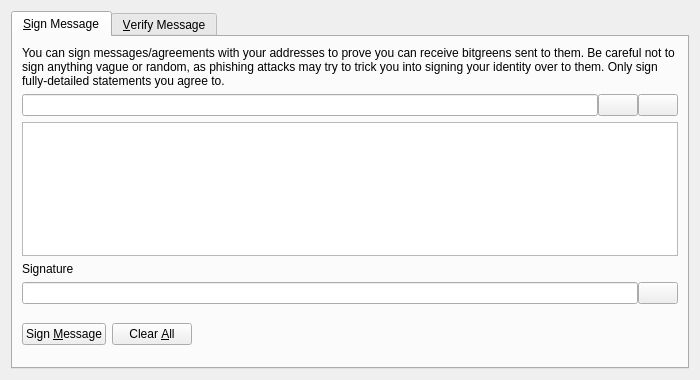
<?xml version="1.0" encoding="UTF-8"?>
<ui version="4.0">
 <class>SignVerifyMessageDialog</class>
 <widget class="QDialog" name="SignVerifyMessageDialog">
  <property name="geometry">
   <rect>
    <x>0</x>
    <y>0</y>
    <width>700</width>
    <height>380</height>
   </rect>
  </property>
  <property name="windowTitle">
   <string>Signatures - Sign / Verify a Message</string>
  </property>
  <property name="modal">
   <bool>true</bool>
  </property>
  <layout class="QVBoxLayout" name="verticalLayout">
   <item>
    <widget class="QTabWidget" name="tabWidget">
     <property name="currentIndex">
      <number>0</number>
     </property>
     <widget class="QWidget" name="tabSignMessage">
      <attribute name="title">
       <string>&amp;Sign Message</string>
      </attribute>
      <layout class="QVBoxLayout" name="verticalLayout_SM">
       <item>
        <widget class="QLabel" name="infoLabel_SM">
         <property name="text">
          <string>You can sign messages/agreements with your addresses to prove you can receive bitgreens sent to them. Be careful not to sign anything vague or random, as phishing attacks may try to trick you into signing your identity over to them. Only sign fully-detailed statements you agree to.</string>
         </property>
         <property name="textFormat">
          <enum>Qt::PlainText</enum>
         </property>
         <property name="wordWrap">
          <bool>true</bool>
         </property>
        </widget>
       </item>
       <item>
        <layout class="QHBoxLayout" name="horizontalLayout_1_SM">
         <property name="spacing">
          <number>0</number>
         </property>
         <item>
          <widget class="QValidatedLineEdit" name="addressIn_SM">
           <property name="toolTip">
            <string>The Bitgreen address to sign the message with</string>
           </property>
          </widget>
         </item>
         <item>
          <widget class="QPushButton" name="addressBookButton_SM">
           <property name="toolTip">
            <string>Choose previously used address</string>
           </property>
           <property name="text">
            <string/>
           </property>
           <property name="icon">
            <iconset resource="../bitgreen.qrc">
             <normaloff>:/icons/address-book</normaloff>:/icons/address-book</iconset>
           </property>
           <property name="icon">
            <iconset resource="../bitgreen.qrc">
             <normaloff>:/icons/address-book</normaloff>:/icons/address-book</iconset>
           </property>
           <property name="shortcut">
            <string>Alt+A</string>
           </property>
           <property name="autoDefault">
            <bool>false</bool>
           </property>
          </widget>
         </item>
         <item>
          <widget class="QPushButton" name="pasteButton_SM">
           <property name="toolTip">
            <string>Paste address from clipboard</string>
           </property>
           <property name="text">
            <string/>
           </property>
           <property name="icon">
            <iconset resource="../bitgreen.qrc">
             <normaloff>:/icons/editpaste</normaloff>:/icons/editpaste</iconset>
           </property>
           <property name="icon">
            <iconset resource="../bitgreen.qrc">
             <normaloff>:/icons/editpaste</normaloff>:/icons/editpaste</iconset>
           </property>
           <property name="shortcut">
            <string>Alt+P</string>
           </property>
           <property name="autoDefault">
            <bool>false</bool>
           </property>
          </widget>
         </item>
        </layout>
       </item>
       <item>
        <widget class="QPlainTextEdit" name="messageIn_SM">
         <property name="toolTip">
          <string>Enter the message you want to sign here</string>
         </property>
        </widget>
       </item>
       <item>
        <widget class="QLabel" name="signatureLabel_SM">
         <property name="text">
          <string>Signature</string>
         </property>
         <property name="textFormat">
          <enum>Qt::PlainText</enum>
         </property>
        </widget>
       </item>
       <item>
        <layout class="QHBoxLayout" name="horizontalLayout_2_SM">
         <property name="spacing">
          <number>0</number>
         </property>
         <item>
          <widget class="QLineEdit" name="signatureOut_SM">
           <property name="font">
            <font>
             <italic>true</italic>
            </font>
           </property>
           <property name="readOnly">
            <bool>true</bool>
           </property>
          </widget>
         </item>
         <item>
          <widget class="QPushButton" name="copySignatureButton_SM">
           <property name="toolTip">
            <string>Copy the current signature to the system clipboard</string>
           </property>
           <property name="text">
            <string/>
           </property>
           <property name="icon">
            <iconset resource="../bitgreen.qrc">
             <normaloff>:/icons/editcopy</normaloff>:/icons/editcopy</iconset>
           </property>
           <property name="icon">
            <iconset resource="../bitgreen.qrc">
             <normaloff>:/icons/editcopy</normaloff>:/icons/editcopy</iconset>
           </property>
           <property name="autoDefault">
            <bool>false</bool>
           </property>
          </widget>
         </item>
        </layout>
       </item>
       <item>
        <layout class="QHBoxLayout" name="horizontalLayout_3_SM">
         <item>
          <widget class="QPushButton" name="signMessageButton_SM">
           <property name="toolTip">
            <string>Sign the message to prove you own this Bitgreen address</string>
           </property>
           <property name="text">
            <string>Sign &amp;Message</string>
           </property>
           <property name="icon">
            <iconset resource="../bitgreen.qrc">
             <normaloff>:/icons/edit</normaloff>:/icons/edit</iconset>
           </property>
           <property name="icon">
            <iconset resource="../bitgreen.qrc">
             <normaloff>:/icons/edit</normaloff>:/icons/edit</iconset>
           </property>
           <property name="autoDefault">
            <bool>false</bool>
           </property>
          </widget>
         </item>
         <item>
          <widget class="QPushButton" name="clearButton_SM">
           <property name="toolTip">
            <string>Reset all sign message fields</string>
           </property>
           <property name="text">
            <string>Clear &amp;All</string>
           </property>
           <property name="icon">
            <iconset resource="../bitgreen.qrc">
             <normaloff>:/icons/remove</normaloff>:/icons/remove</iconset>
           </property>
           <property name="icon">
            <iconset resource="../bitgreen.qrc">
             <normaloff>:/icons/remove</normaloff>:/icons/remove</iconset>
           </property>
           <property name="autoDefault">
            <bool>false</bool>
           </property>
          </widget>
         </item>
         <item>
          <spacer name="horizontalSpacer_1_SM">
           <property name="orientation">
            <enum>Qt::Horizontal</enum>
           </property>
           <property name="sizeHint" stdset="0">
            <size>
             <width>40</width>
             <height>48</height>
            </size>
           </property>
          </spacer>
         </item>
         <item>
          <widget class="QLabel" name="statusLabel_SM">
           <property name="font">
            <font>
             <weight>75</weight>
             <bold>true</bold>
            </font>
           </property>
           <property name="text">
            <string/>
           </property>
           <property name="wordWrap">
            <bool>true</bool>
           </property>
          </widget>
         </item>
         <item>
          <spacer name="horizontalSpacer_2_SM">
           <property name="orientation">
            <enum>Qt::Horizontal</enum>
           </property>
           <property name="sizeHint" stdset="0">
            <size>
             <width>40</width>
             <height>48</height>
            </size>
           </property>
          </spacer>
         </item>
        </layout>
       </item>
      </layout>
     </widget>
     <widget class="QWidget" name="tabVerifyMessage">
      <attribute name="title">
       <string>&amp;Verify Message</string>
      </attribute>
      <layout class="QVBoxLayout" name="verticalLayout_VM">
       <item>
        <widget class="QLabel" name="infoLabel_VM">
         <property name="text">
          <string>Enter the receiver's address, message (ensure you copy line breaks, spaces, tabs, etc. exactly) and signature below to verify the message. Be careful not to read more into the signature than what is in the signed message itself, to avoid being tricked by a man-in-the-middle attack. Note that this only proves the signing party receives with the address, it cannot prove sendership of any transaction!</string>
         </property>
         <property name="textFormat">
          <enum>Qt::PlainText</enum>
         </property>
         <property name="alignment">
          <set>Qt::AlignLeading|Qt::AlignLeft|Qt::AlignTop</set>
         </property>
         <property name="wordWrap">
          <bool>true</bool>
         </property>
        </widget>
       </item>
       <item>
        <layout class="QHBoxLayout" name="horizontalLayout_1_VM">
         <property name="spacing">
          <number>0</number>
         </property>
         <item>
          <widget class="QValidatedLineEdit" name="addressIn_VM">
           <property name="toolTip">
            <string>The Bitgreen address the message was signed with</string>
           </property>
          </widget>
         </item>
         <item>
          <widget class="QPushButton" name="addressBookButton_VM">
           <property name="toolTip">
            <string>Choose previously used address</string>
           </property>
           <property name="text">
            <string/>
           </property>
           <property name="icon">
            <iconset resource="../bitgreen.qrc">
             <normaloff>:/icons/address-book</normaloff>:/icons/address-book</iconset>
           </property>
           <property name="icon">
            <iconset resource="../bitgreen.qrc">
             <normaloff>:/icons/address-book</normaloff>:/icons/address-book</iconset>
           </property>
           <property name="shortcut">
            <string>Alt+A</string>
           </property>
           <property name="autoDefault">
            <bool>false</bool>
           </property>
          </widget>
         </item>
        </layout>
       </item>
       <item>
        <widget class="QPlainTextEdit" name="messageIn_VM"/>
       </item>
       <item>
        <widget class="QValidatedLineEdit" name="signatureIn_VM"/>
       </item>
       <item>
        <layout class="QHBoxLayout" name="horizontalLayout_2_VM">
         <item>
          <widget class="QPushButton" name="verifyMessageButton_VM">
           <property name="toolTip">
            <string>Verify the message to ensure it was signed with the specified Bitgreen address</string>
           </property>
           <property name="text">
            <string>Verify &amp;Message</string>
           </property>
           <property name="icon">
            <iconset resource="../bitgreen.qrc">
             <normaloff>:/icons/transaction_0</normaloff>:/icons/transaction_0</iconset>
           </property>
           <property name="icon">
            <iconset resource="../bitgreen.qrc">
             <normaloff>:/icons/transaction_0</normaloff>:/icons/transaction_0</iconset>
           </property>
           <property name="autoDefault">
            <bool>false</bool>
           </property>
          </widget>
         </item>
         <item>
          <widget class="QPushButton" name="clearButton_VM">
           <property name="toolTip">
            <string>Reset all verify message fields</string>
           </property>
           <property name="text">
            <string>Clear &amp;All</string>
           </property>
           <property name="icon">
            <iconset resource="../bitgreen.qrc">
             <normaloff>:/icons/remove</normaloff>:/icons/remove</iconset>
           </property>
           <property name="icon">
            <iconset resource="../bitgreen.qrc">
             <normaloff>:/icons/remove</normaloff>:/icons/remove</iconset>
           </property>
           <property name="autoDefault">
            <bool>false</bool>
           </property>
          </widget>
         </item>
         <item>
          <spacer name="horizontalSpacer_1_VM">
           <property name="orientation">
            <enum>Qt::Horizontal</enum>
           </property>
           <property name="sizeHint" stdset="0">
            <size>
             <width>40</width>
             <height>48</height>
            </size>
           </property>
          </spacer>
         </item>
         <item>
          <widget class="QLabel" name="statusLabel_VM">
           <property name="font">
            <font>
             <weight>75</weight>
             <bold>true</bold>
            </font>
           </property>
           <property name="text">
            <string/>
           </property>
           <property name="wordWrap">
            <bool>true</bool>
           </property>
          </widget>
         </item>
         <item>
          <spacer name="horizontalSpacer_2_VM">
           <property name="orientation">
            <enum>Qt::Horizontal</enum>
           </property>
           <property name="sizeHint" stdset="0">
            <size>
             <width>40</width>
             <height>48</height>
            </size>
           </property>
          </spacer>
         </item>
        </layout>
       </item>
      </layout>
     </widget>
    </widget>
   </item>
  </layout>
 </widget>
 <customwidgets>
  <customwidget>
   <class>QValidatedLineEdit</class>
   <extends>QLineEdit</extends>
   <header>qt/qvalidatedlineedit.h</header>
  </customwidget>
 </customwidgets>
 <resources>
  <include location="../bitgreen.qrc"/>
 </resources>
 <connections/>
</ui>
